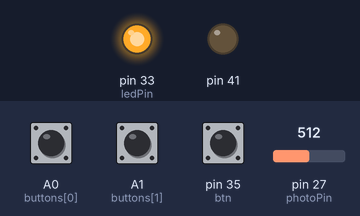
The sketch below on a simulated Teensy 4. Shown: output pins drawn as LEDs (lit = HIGH). The inputs (shaded band) are chosen by the test bench; at power-on: pin 35 (btn) LOW, A0 (buttons[0]) LOW, A1 (buttons[1]) LOW, pin 27 (photoPin) = 512. What the sketch prints to the serial monitor is not drawn.

Above: at 1.2 s.
1.3 s: pin 35 (btn) pulled HIGH for 0.15 s
At 1.38 s:
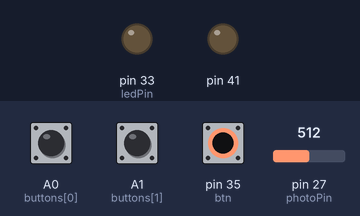
4.4 s: pin 35 (btn) pulled HIGH for 3.2 s
At 8.7 s:
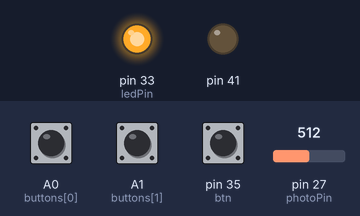
Timing chart, 0 to 10.2 s (numbered marks = the images above; inputs shaded):
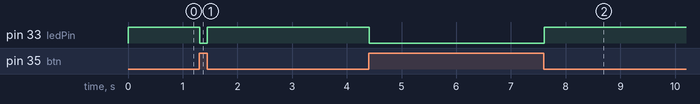

The sketch:

2018_03_22_08_01_01_013.ino
```cpp
#include <MIDI.h>

int ledPin = 33;
int photoPin = A13;

//int lightValue = 160;
//int darkValue = 550;

int lightValue = 1007;
int darkValue = 800;

int lastCellVal;
int cellVal;

int midway;  // threshold value.

bool on;

int ledSignal = A17; //34;

int buttons[2] = {14, 15};
bool buttonState[2];
bool lastButtonState[2];

int currentNote;

int btn = 35;

void setup()
{
  Serial.begin(9600);
  pinMode(ledPin, OUTPUT);
  //  pinMode(ledSignal, OUTPUT); // I'm going to do this via an analog write.
  //digitalWrite(ledPin, HIGH);
  for (int i = 0; i < 2; i++)
  {
    pinMode(buttons[i], INPUT);
  }
  pinMode(btn, INPUT);
  setMidway();
}

void loop()
{
  //  blinky();
  //  digitalWrite(ledPin, HIGH);
  checkBtn();
  Serial.print("read value = ");
  Serial.println(analogRead(photoPin));
  // calibrateValues();
  newCalibrate();
  checkCell();
//  delay(80);
  delay(10);
}

void checkCell()
{
  lastCellVal = cellVal;
  cellVal = analogRead(photoPin);

  currentNote = map(cellVal, 0, 1023, 30, 60);

  if (cellVal > midway)
  {
    for (int i = 0; i < 128; i++)
    {
      usbMIDI.sendNoteOff(i, 0, 1);
    }
    //on = false;
    Serial.println("Off");
    //digitalWrite(ledSignal, LOW);
    analogWrite(ledSignal, 0);
  }

  //  if (cellVal < midway && lastCellVal > midway && on == false)
  //  else if ((cellVal > midway && lastCellVal < midway ) || (cellVal > midway && cellVal != lastCellVal))

  else if ((cellVal < midway && lastCellVal > midway ) || (cellVal < midway && (cellVal > lastCellVal + 1 || cellVal < lastCellVal - 1))) /// outside a tolerance range
  {
    usbMIDI.sendNoteOn(currentNote, 127, 1);
    //    on = true;
    Serial.println("On");
    Serial.print("MIDI Note: ");
    Serial.println(currentNote);
    //digitalWrite(ledSignal, HIGH);
    analogWrite(ledSignal, map(cellVal, 0, 1023, 50, 0));

    //analogWrite(ledSignal, 2);


    // debug
    Serial.print("analog output: ");
    Serial.println(map(cellVal, 0, 1023, 25, 0));
  }
}

// my test light
void checkBtn()
{
  if (digitalRead(btn))
  {
    digitalWrite(ledPin, LOW); // darkness should increase likelihood of triggering note
  }
  else digitalWrite(ledPin, HIGH); // light should likely turn note off.
}
```

calibrate.ino
```cpp
void calibrateValues()
{
  if (digitalRead(buttons[0]) == HIGH)
  {
    lightValue = analogRead(photoPin);
    setMidway();
    Serial.print("new light value =  ");
    Serial.println(lightValue);
  }

  if (digitalRead(buttons[1]) == HIGH)
  {
    darkValue = analogRead(photoPin);
    setMidway();
    Serial.print("new dark value =  ");
    Serial.println(darkValue);
  }
}

// bonus: use just one button to establish light and dark extremes.
// it will be the user's job to adjust the light values accordingly.
void newCalibrate()
{
  // either button from before can be used; now they're performing the same function.
  while (digitalRead(buttons[0]) || digitalRead(buttons[1])) // perhaps this could be an if statement instead.
  {
    int temp = analogRead(photoPin);
    // light yields a higher analog value; darkness yields a lower analog value.
    if (temp > lightValue)
    {
      lightValue = temp;
      setMidway();
    }
    if (temp < darkValue)
    {
      darkValue = temp;
      setMidway();
    }
  }
}

// just to clear things up in the other functions.
void setMidway()
{
  midway = (darkValue + lightValue) / 2;
}
```

notes.ino
```cpp
//// hard-coded midppoint
//
//int mid = 570;
//
//int photoState;
//int lastPhotoState;
//
//int led = 2;
//
//void setup()
//{
//  Serial.begin(9600);
//  pinMode(led, OUTPUT);
//
//}
//
//void loop()
//{
//  checkNote();
//}
//
//void checkNote()
//{
//  lastPhotoState = photoState;
//  photoState = analogRead(photocell);
//
//  // if I press a button and previously, I was not pressing a button……
//  // we are looking for a change in states.
//
//  if (photoState < mid && lastPhotoState > mid)
//  {
//    usbMIDI.sendNoteOn(60, 127, 1);
//    digitalWrite(led, HIGH);
//  }
//
//  if (photoState > mid && lastPhotoState < mid)
//  {
//    usbMIDI.sendNoteOff(60, 0, 1);
//    digitalWrite(led, LOW);
//  }
//
//}
```

others.ino
```cpp
// test function.
void blinky()
{
  if (millis()%100 == 0)
  {
    digitalWrite(ledPin, HIGH);
    //Serial.println("blinking");
  }
  else
  {
    digitalWrite(ledPin, LOW);
  }
}
```

Measured:
- after the input at 1.3 s, pin 33 (ledPin): HIGH → LOW at once, → HIGH 0.15 s later
- after the input at 4.4 s, pin 33 (ledPin): HIGH → LOW at once, → HIGH 3.2 s later
